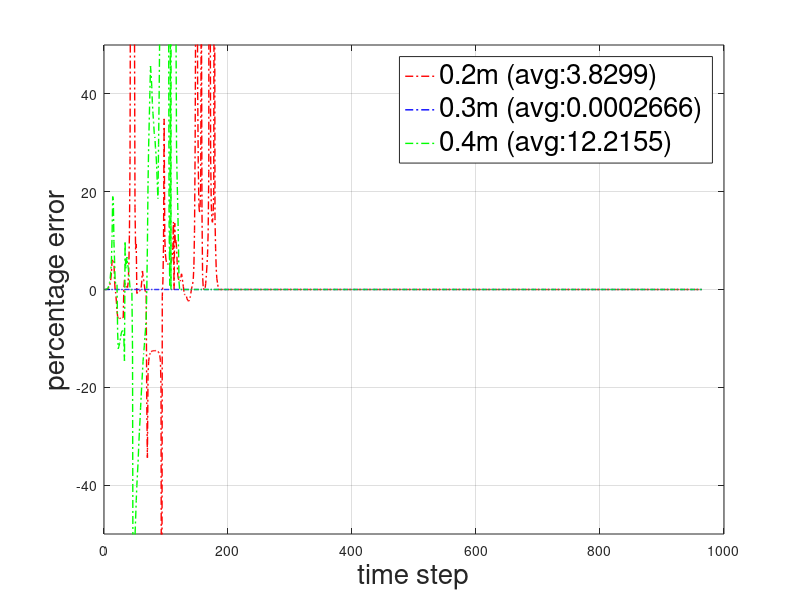

MATLAB code to generate this figure:
clear all
clc
data1=load('structure_0.2_output.txt');
data2=load('structure_0.3_output.txt');
data3=load('structure_0.4_output.txt');
% error1=data1(:,1); 
% error2=data2(:,1);
% error3=data3(:,1);
ct1=1;ct2=1;ct3=1;
for i=1:1:size(data1(:,1),1)
    if i==5*(ct1-1)+1
        error1(ct1,2)=data1(i,2);
        ct1=ct1+1;
    end
    if i==5*(ct2-1)+2
        error1(ct2,3)=data1(i,3);
        ct2=ct2+1;
    end
    if i==5*(ct3-1)+3
        error1(ct3,1)=data1(i,1);
        ct3=ct3+1;
    end
end

ct1=1;ct2=1;ct3=1;
for i=1:1:size(data2(:,1),1)
    if i==5*(ct1-1)+1
        error2(ct1,2)=data2(i,2);
        ct1=ct1+1;
    end
    if i==5*(ct2-1)+2
        error2(ct2,3)=data2(i,3);
        ct2=ct2+1;
    end
    if i==5*(ct3-1)+3
        error2(ct3,1)=data2(i,1);
        ct3=ct3+1;
    end
end

ct1=1;ct2=1;ct3=1;
for i=1:1:size(data3(:,1),1)
    if i==5*(ct1-1)+1
        error3(ct1,2)=data3(i,2);
        ct1=ct1+1;
    end
    if i==5*(ct2-1)+2
        error3(ct2,3)=data3(i,3);
        ct2=ct2+1;
    end
    if i==5*(ct3-1)+3
        error3(ct3,1)=data3(i,1);
        ct3=ct3+1;
    end
end

dir=2;
error1(113,dir)=0;
error3(108,dir)=0;
avg1=sum(abs(error1(:,dir)))/size(error1(:,dir),1);
avg2=sum(abs(error2(:,dir)))/size(error2(:,dir),1);
avg3=sum(abs(error3(:,dir)))/size(error3(:,dir),1);
figure(1)
plot(error1(:,dir),'-.r','LineWidth',1);
hold on 
grid on 
plot(error2(:,dir),'-.b','LineWidth',1);
hold on 
plot(error3(:,dir),'-.g','LineWidth',1);
h_legend=legend(strcat('0.2m (avg: ',num2str(avg1),')'),strcat('0.3m (avg: ',num2str(avg2),')'), strcat('0.4m (avg: ',num2str(avg3),')'));
set(h_legend,'FontSize',20);
lb1=xlabel('time step');
lb2=ylabel('percentage error');
set(lb1,'FontSize',20);
set(lb2,'FontSize',20);
ylim([-50,50]);
% grid on 
